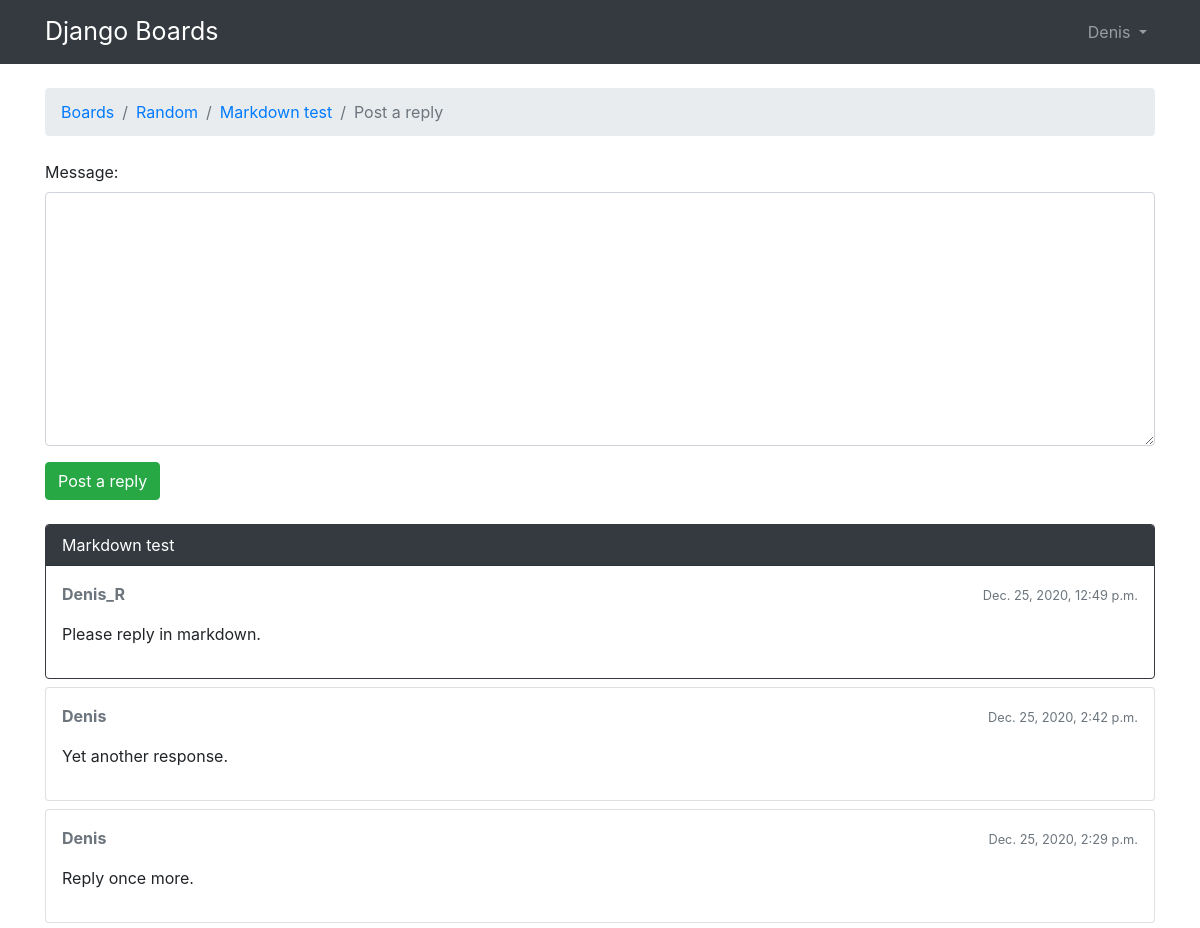
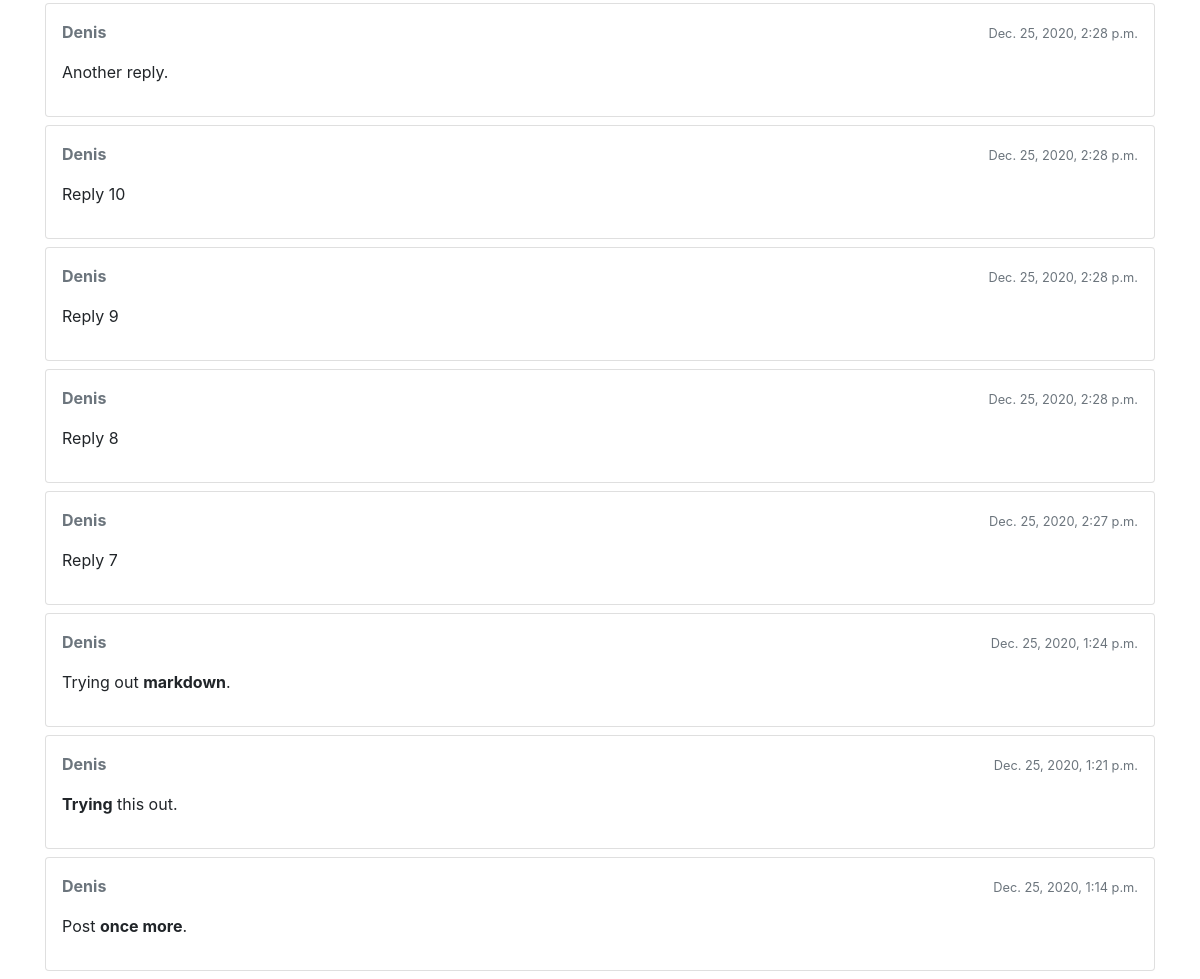
The app's page /boards/3/topics/5/reply/ (signed in), older data (2 pictures, top to bottom).
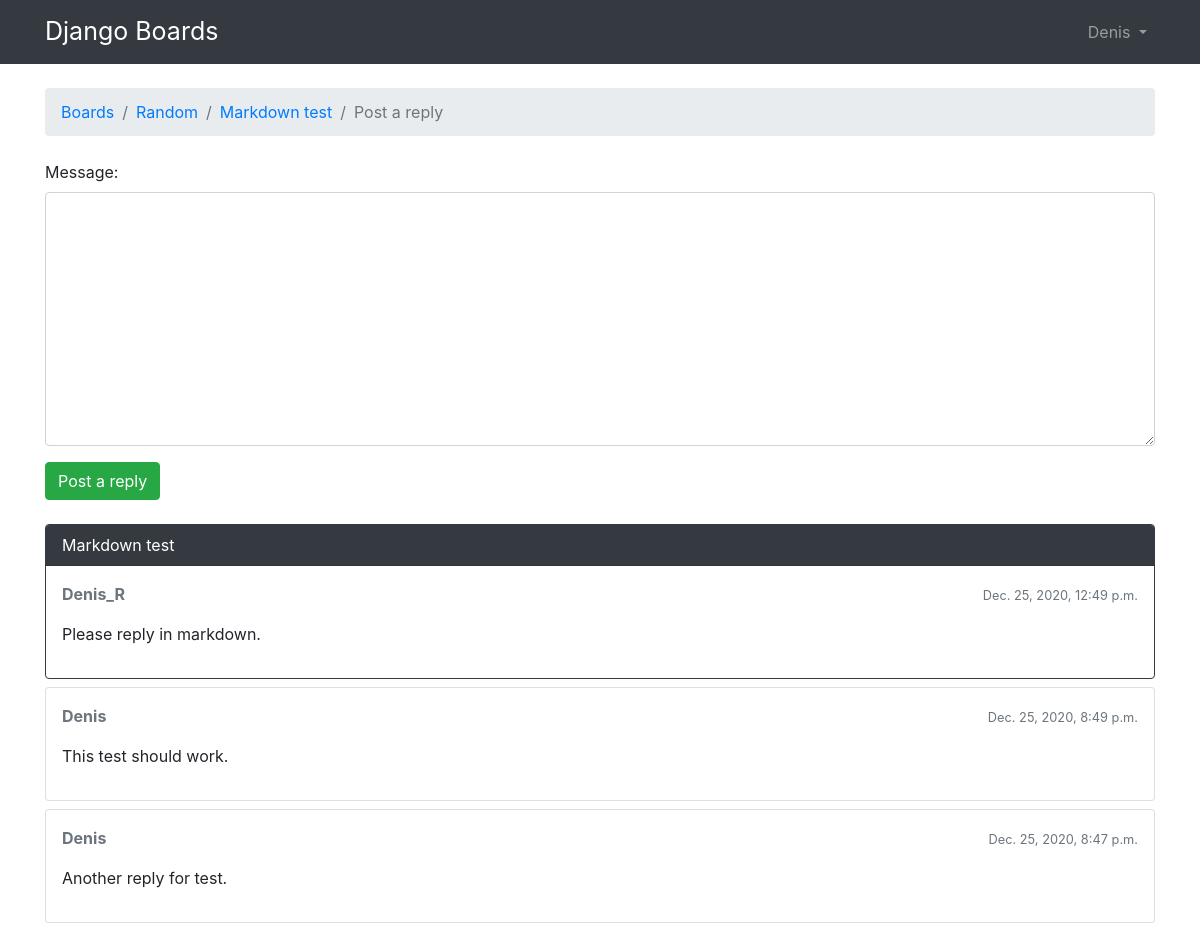
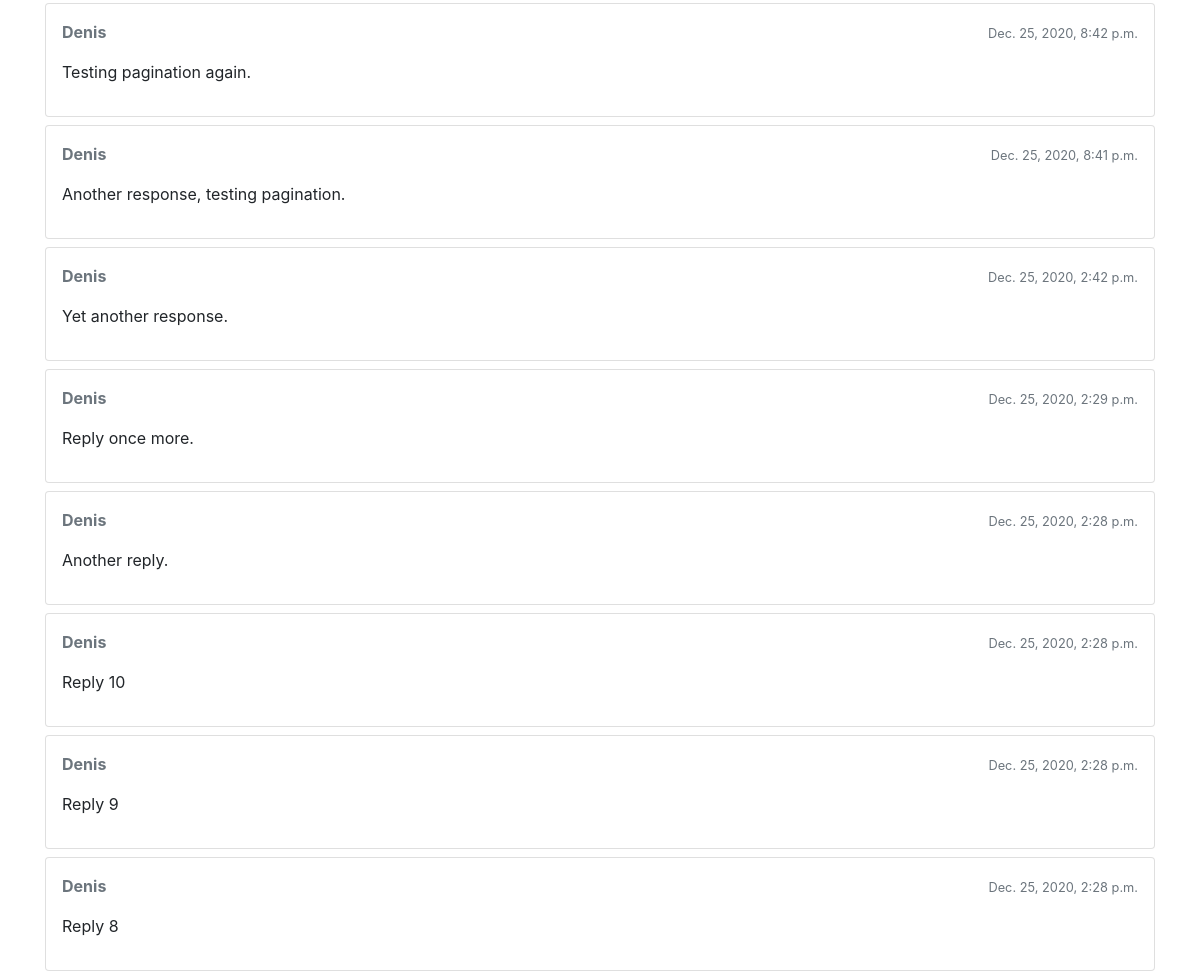
The same page, newer data (2 pictures, top to bottom).
### boards/models.py (models this page shows, shortened)
class Topic(models.Model):
    subject =      models.CharField(max_length= 255)
    last_updated = models.DateTimeField(auto_now_add= True)
    board =        models.ForeignKey(Board, related_name= 'topics', on_delete= models.CASCADE)
    starter =      models.ForeignKey(User, related_name= 'topics', on_delete= models.CASCADE)
    views =        models.PositiveIntegerField(default=0)
    def get_last_ten_posts(self):
        return self.posts.order_by('-created_at')[:10]

class Post(models.Model):
    message =    models.TextField(max_length= 4000)
    topic =      models.ForeignKey(Topic, related_name= 'posts', on_delete= models.CASCADE)
    created_by = models.ForeignKey(User, related_name= 'posts', on_delete= models.CASCADE)
    updated_by = models.ForeignKey(User, null= True, related_name= '+', on_delete= models.CASCADE)
    created_at = models.DateTimeField(auto_now_add= True)
    updated_at = models.DateTimeField(null= True)
    def get_message_as_markdown(self):
        return mark_safe(markdown(self.message, safe_mode='escape'))

class Board(models.Model):
    name =        models.CharField(max_length= 30, unique= True)
    description = models.CharField(max_length= 100)

### boards/views.py (the view)
# urls.py: path('boards/<int:pk>/topics/<int:topic_pk>/reply/', views.reply_topic, name='reply_topic'),
@login_required
def reply_topic(request, pk, topic_pk):
    topic = get_object_or_404(Topic, board__pk=pk, pk=topic_pk)
    if request.method == 'POST':
        form = PostForm(request.POST)
        if form.is_valid():
            post = form.save(commit=False)
            post.topic = topic
            post.created_by = request.user
            post.save()
            topic.last_updated = timezone.now()
            topic.save()
            topic_url = reverse('topic_posts', kwargs={'pk': pk, 'topic_pk': topic_pk})
            topic_post_url = '{url}?page={page}#{id}'.format(url=topic_url, id=post.pk, page=topic.get_page_count())
            return redirect(topic_post_url)
    else:
        form = PostForm()
    return render(request, 'reply_topic.html', {'topic': topic, 'form': form})

### boards/forms.py
class PostForm(forms.ModelForm):
    class Meta:
        model = Post
        fields = ['message', ]

### boards/templatetags/form_tags.py (called while the page is built)
@register.filter
def input_class(bound_field):
    css_class = ''
    if bound_field.form.is_bound:
        if bound_field.errors:
            css_class = 'is-invalid'
        elif field_type(bound_field) != 'PasswordInput':
            css_class = 'is-valid'
    return 'form-control {}'.format(css_class)

### templates/reply_topic.html (shortened to what this page needs)
{% extends 'base.html' %}
{% load static %}
{% block breadcrumb %}
  <li class="breadcrumb-item"><a href="{% url 'home' %}">Boards</a></li>
  <li class="breadcrumb-item"><a href="{% url 'board_topics' topic.board.pk %}">{{ topic.board.name }}</a></li>
  <li class="breadcrumb-item"><a href="{% url 'topic_posts' topic.board.pk topic.pk %}">{{ topic.subject }}</a></li>
  <li class="breadcrumb-item active">Post a reply</li>
{% endblock %}
{% block content %}
  <form method="post" class="mb-4" nonvalidate>
    {% include 'includes/form.html' %}
    <button type="submit" class="btn btn-success">Post a reply</button>
  </form>
  {% for post in topic.posts.all %}
    {% if forloop.first %}
      <div class="card mb-2 {% if forloop.first %}border-dark{% endif %}">
            <div class="card-header text-white bg-dark py-2 px-3">{{ topic.subject }}</div>
            <div class="card-body p-3">
              <div class="row mb-3">
                <div class="col-6">
                  <strong class="text-muted">{{ post.created_by.username }}</strong>
                </div>
                <div class="col-6 text-right">
                  <small class="text-muted">{{ post.created_at }}</small>
                </div>
              </div>
             {{ post.get_message_as_markdown }}
            </div>
      </div>
    {% endif %}
  {% endfor %}
  {% for post in topic.get_last_ten_posts %}
    <div class="card mb-2">
      <div class="card-body p-3">
        <div class="row mb-3">
          <div class="col-6">
            <strong class="text-muted">{{ post.created_by.username }}</strong>
          </div>
          <div class="col-6 text-right">
            <small class="text-muted">{{ post.created_at }}</small>
          </div>
        </div>
        {{ post.get_message_as_markdown }}
      </div>
    </div>
  {% endfor %}
{% endblock %}

Row changes from the older to the newer data that the page shows:
no longer on this page (row unchanged): Post: created_by.username "Denis", created_at "Dec. 25, 2020, 2:27 p.m.", get_message_as_markdown "Reply 7"
no longer on this page (row unchanged): Post: created_by.username "Denis", created_at "Dec. 25, 2020, 1:24 p.m.", get_message_as_markdown "Trying out markdown ."
no longer on this page (row unchanged): Post: created_by.username "Denis", created_at "Dec. 25, 2020, 1:21 p.m.", get_message_as_markdown "Trying this out."
no longer on this page (row unchanged): Post: created_by.username "Denis", created_at "Dec. 25, 2020, 1:14 p.m.", get_message_as_markdown "Post once more ."
added Post: created_by.username "Denis", created_at "Dec. 25, 2020, 8:49 p.m.", get_message_as_markdown "This test should work."
added Post: created_by.username "Denis", created_at "Dec. 25, 2020, 8:47 p.m.", get_message_as_markdown "Another reply for test."
added Post: created_by.username "Denis", created_at "Dec. 25, 2020, 8:42 p.m.", get_message_as_markdown "Testing pagination again."
added Post: created_by.username "Denis", created_at "Dec. 25, 2020, 8:41 p.m.", get_message_as_markdown "Another response, testing pagination."
